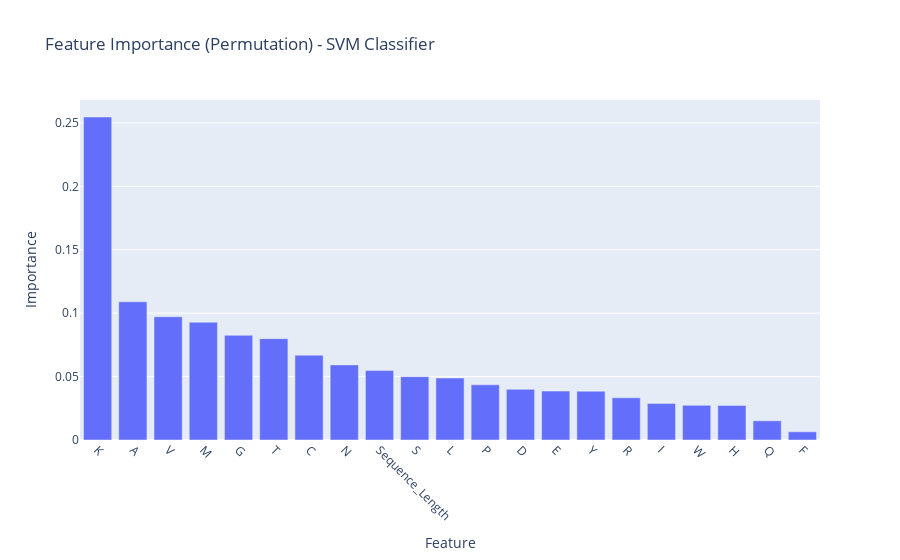

Write notebook code for a chart like this one.
### Markdown cell above
###  Feature Importance (Permutation)

### Code cell
from sklearn.inspection import permutation_importance
import plotly.express as px

result = permutation_importance(svm, X_test_scaled, y_test, n_repeats=10, random_state=42)

importance_df = pd.DataFrame({
    'Feature': X.columns,
    'Importance': result.importances_mean
}).sort_values(by='Importance', ascending=False)

fig = px.bar(
    importance_df,
    x='Feature',
    y='Importance',
    title='Feature Importance (Permutation) - SVM Classifier'
)
fig.update_layout(xaxis_tickangle=45)
fig.show()

### Figure 1 — Plotly figure (JSON) as saved in the notebook; plotly's stock layout.template omitted (floating-point values rounded to 4 significant figures)
{"data": [{"hovertemplate": "Feature=%{x}<br>Importance=%{y}<extra></extra>", "legendgroup": "", "marker": {"color": "#636efa", "pattern": {"shape": ""}}, "name": "", "orientation": "v", "showlegend": false, "textposition": "auto", "type": "bar", "x": ["K", "A", "V", "M", "G", "T", "C", "N", "Sequence_Length", "S", "L", "P", "D", "E", "Y", "R", "I", "W", "H", "Q", "F"], "xaxis": "x", "y": [0.2547, 0.1089, 0.09718, 0.09284, 0.0825, 0.07991, 0.06681, 0.05921, 0.05474, 0.04996, 0.04882, 0.04352, 0.03992, 0.03856, 0.03847, 0.03326, 0.02886, 0.02735, 0.02728, 0.01514, 0.00647], "yaxis": "y"}], "layout": {"barmode": "relative", "legend": {"tracegroupgap": 0}, "title": {"text": "Feature Importance (Permutation) - SVM Classifier"}, "xaxis": {"anchor": "y", "domain": [0, 1], "tickangle": 45, "title": {"text": "Feature"}}, "yaxis": {"anchor": "x", "domain": [0, 1], "title": {"text": "Importance"}}}}
